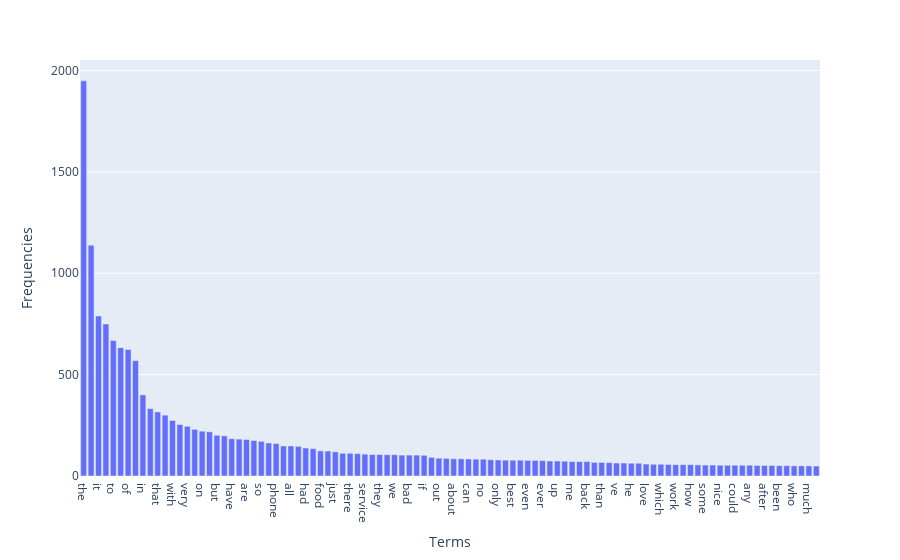

This figure's notebook cell:
### Code cell
#show long tail
fig = px.bar(freqDF[:100], x=freqDF['terms'][:100], y=freqDF['frequency'][:100], labels = {'x':'Terms', 'y':'Frequencies'})

fig.show()

### Figure 1 — Plotly figure (JSON) as saved in the notebook; plotly's stock layout.template omitted (floating-point values rounded to 4 significant figures)
{"data": [{"alignmentgroup": "True", "hovertemplate": "Terms=%{x}<br>Frequencies=%{y}<extra></extra>", "legendgroup": "", "marker": {"color": "#636efa", "pattern": {"shape": ""}}, "name": "", "offsetgroup": "", "orientation": "v", "showlegend": false, "textposition": "auto", "type": "bar", "x": ["the", "and", "it", "is", "to", "this", "of", "was", "in", "for", "that", "not", "with", "my", "very", "good", "on", "you", "but", "great", "have", "movie", "are", "as", "so", "film", "phone", "be", "all", "one", "had", "at", "food", "like", "just", "time", "there", "place", "service", "an", "they", "were", "we", "from", "bad", "really", "if", "well", "out", "has", "about", "would", "can", "or", "no", "your", "only", "don", "best", "by", "even", "here", "ever", "also", "up", "will", "me", "when", "back", "more", "than", "quality", "ve", "go", "he", "what", "love", "made", "which", "because", "work", "too", "how", "get", "some", "their", "nice", "better", "could", "do", "any", "product", "after", "never", "been", "excellent", "who", "sound", "much", "did"], "xaxis": "x", "y": [1949, 1138, 789, 750, 668, 633, 624, 569, 400, 332, 316, 300, 274, 254, 245, 230, 221, 218, 201, 198, 184, 182, 180, 175, 171, 163, 160, 148, 148, 146, 138, 135, 124, 123, 119, 112, 112, 110, 108, 106, 106, 105, 105, 103, 103, 103, 102, 92, 88, 87, 85, 85, 84, 83, 83, 80, 79, 78, 78, 78, 77, 77, 76, 74, 74, 73, 71, 71, 71, 67, 67, 66, 64, 64, 63, 63, 59, 58, 58, 57, 56, 56, 56, 55, 54, 54, 53, 53, 53, 53, 53, 52, 52, 52, 51, 51, 50, 50, 50, 49], "yaxis": "y"}], "layout": {"barmode": "relative", "legend": {"tracegroupgap": 0}, "margin": {"t": 60}, "xaxis": {"anchor": "y", "domain": [0, 1], "title": {"text": "Terms"}}, "yaxis": {"anchor": "x", "domain": [0, 1], "title": {"text": "Frequencies"}}}}
